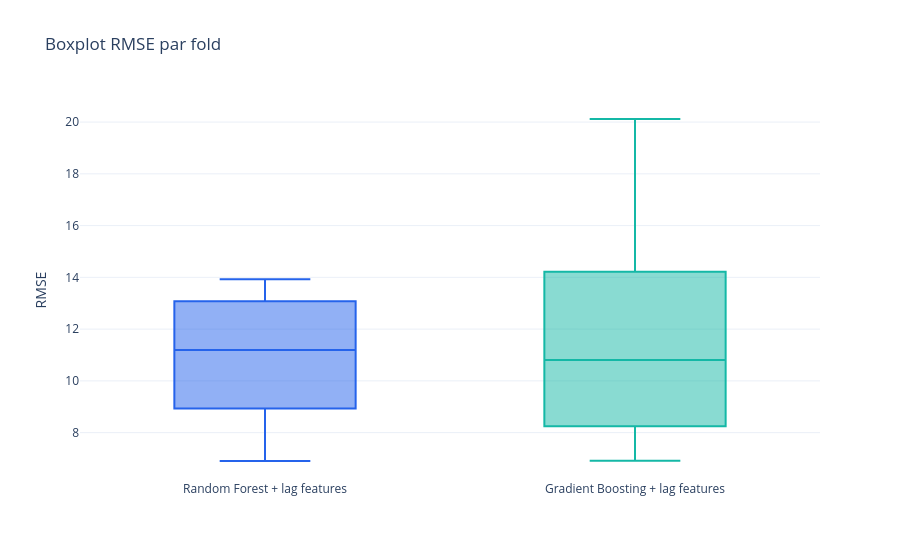
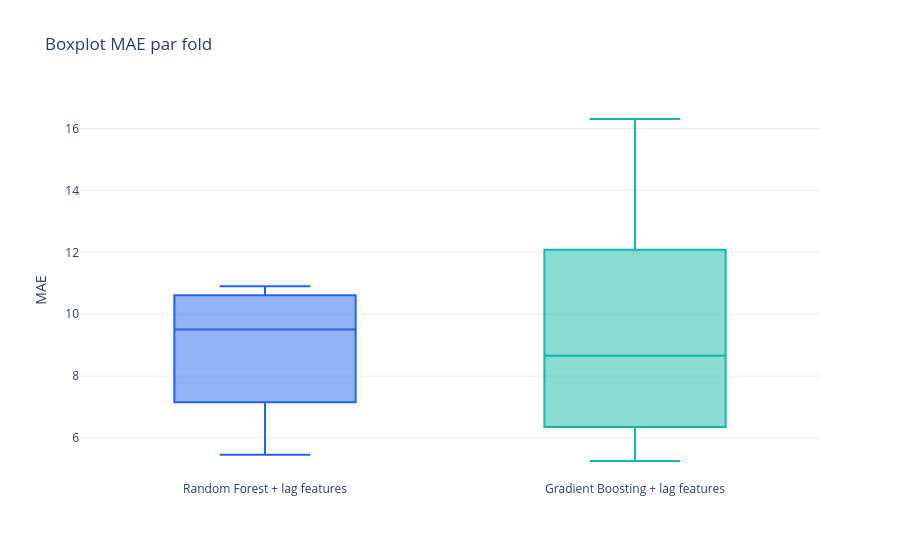
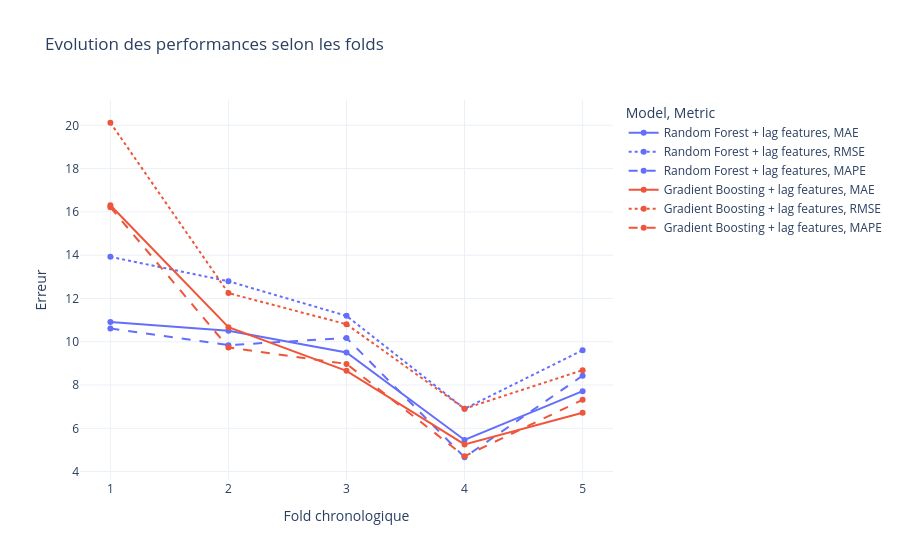

Notebook code for these charts, in order:
### Markdown cell above
## 5.2 Visualisations de robustesse TimeSeriesSplit

### Code cell
fig = px.box(
    cv_results,
    x="Model",
    y="RMSE",
    color="Model",
    color_discrete_sequence=["#2563EB", "#14B8A6"],
    title="Boxplot RMSE par fold",
)
fig.update_layout(template="plotly_white", xaxis_title="", yaxis_title="RMSE", showlegend=False)
fig.show()

fig = px.box(
    cv_results,
    x="Model",
    y="MAE",
    color="Model",
    color_discrete_sequence=["#2563EB", "#14B8A6"],
    title="Boxplot MAE par fold",
)
fig.update_layout(template="plotly_white", xaxis_title="", yaxis_title="MAE", showlegend=False)
fig.show()

cv_long = cv_results.melt(
    id_vars=["Model", "Fold"],
    value_vars=["MAE", "RMSE", "MAPE"],
    var_name="Metric",
    value_name="Value",
)
fig = px.line(
    cv_long,
    x="Fold",
    y="Value",
    color="Model",
    line_dash="Metric",
    markers=True,
    title="Evolution des performances selon les folds",
)
fig.update_layout(template="plotly_white", xaxis_title="Fold chronologique", yaxis_title="Erreur")
fig.show()

### Figure 1 — Plotly figure (JSON) as saved in the notebook; plotly's stock layout.template omitted (floating-point values rounded to 4 significant figures)
{"data": [{"alignmentgroup": "True", "hovertemplate": "Model=%{x}<br>RMSE=%{y}<extra></extra>", "legendgroup": "Random Forest + lag features", "marker": {"color": "#2563EB"}, "name": "Random Forest + lag features", "notched": false, "offsetgroup": "Random Forest + lag features", "orientation": "v", "showlegend": true, "type": "box", "x": ["Random Forest + lag features", "Random Forest + lag features", "Random Forest + lag features", "Random Forest + lag features", "Random Forest + lag features"], "x0": " ", "xaxis": "x", "y": [13.92, 12.8, 11.2, 6.903, 9.609], "y0": " ", "yaxis": "y"}, {"alignmentgroup": "True", "hovertemplate": "Model=%{x}<br>RMSE=%{y}<extra></extra>", "legendgroup": "Gradient Boosting + lag features", "marker": {"color": "#14B8A6"}, "name": "Gradient Boosting + lag features", "notched": false, "offsetgroup": "Gradient Boosting + lag features", "orientation": "v", "showlegend": true, "type": "box", "x": ["Gradient Boosting + lag features", "Gradient Boosting + lag features", "Gradient Boosting + lag features", "Gradient Boosting + lag features", "Gradient Boosting + lag features"], "x0": " ", "xaxis": "x", "y": [20.12, 12.25, 10.81, 6.909, 8.687], "y0": " ", "yaxis": "y"}], "layout": {"boxmode": "overlay", "legend": {"title": {"text": "Model"}, "tracegroupgap": 0}, "showlegend": false, "title": {"text": "Boxplot RMSE par fold"}, "xaxis": {"anchor": "y", "categoryarray": ["Random Forest + lag features", "Gradient Boosting + lag features"], "categoryorder": "array", "domain": [0.0, 1.0], "title": {"text": ""}}, "yaxis": {"anchor": "x", "domain": [0.0, 1.0], "title": {"text": "RMSE"}}}}

### Figure 2 — Plotly figure (JSON) as saved in the notebook; plotly's stock layout.template omitted (floating-point values rounded to 4 significant figures)
{"data": [{"alignmentgroup": "True", "hovertemplate": "Model=%{x}<br>MAE=%{y}<extra></extra>", "legendgroup": "Random Forest + lag features", "marker": {"color": "#2563EB"}, "name": "Random Forest + lag features", "notched": false, "offsetgroup": "Random Forest + lag features", "orientation": "v", "showlegend": true, "type": "box", "x": ["Random Forest + lag features", "Random Forest + lag features", "Random Forest + lag features", "Random Forest + lag features", "Random Forest + lag features"], "x0": " ", "xaxis": "x", "y": [10.91, 10.51, 9.504, 5.461, 7.717], "y0": " ", "yaxis": "y"}, {"alignmentgroup": "True", "hovertemplate": "Model=%{x}<br>MAE=%{y}<extra></extra>", "legendgroup": "Gradient Boosting + lag features", "marker": {"color": "#14B8A6"}, "name": "Gradient Boosting + lag features", "notched": false, "offsetgroup": "Gradient Boosting + lag features", "orientation": "v", "showlegend": true, "type": "box", "x": ["Gradient Boosting + lag features", "Gradient Boosting + lag features", "Gradient Boosting + lag features", "Gradient Boosting + lag features", "Gradient Boosting + lag features"], "x0": " ", "xaxis": "x", "y": [16.31, 10.67, 8.657, 5.256, 6.723], "y0": " ", "yaxis": "y"}], "layout": {"boxmode": "overlay", "legend": {"title": {"text": "Model"}, "tracegroupgap": 0}, "showlegend": false, "title": {"text": "Boxplot MAE par fold"}, "xaxis": {"anchor": "y", "categoryarray": ["Random Forest + lag features", "Gradient Boosting + lag features"], "categoryorder": "array", "domain": [0.0, 1.0], "title": {"text": ""}}, "yaxis": {"anchor": "x", "domain": [0.0, 1.0], "title": {"text": "MAE"}}}}

### Figure 3 — Plotly figure (JSON) as saved in the notebook; plotly's stock layout.template omitted (floating-point values rounded to 4 significant figures)
{"data": [{"hovertemplate": "Model=Random Forest + lag features<br>Metric=MAE<br>Fold=%{x}<br>Value=%{y}<extra></extra>", "legendgroup": "Random Forest + lag features, MAE", "line": {"color": "#636efa", "dash": "solid"}, "marker": {"symbol": "circle"}, "mode": "lines+markers", "name": "Random Forest + lag features, MAE", "orientation": "v", "showlegend": true, "type": "scatter", "x": [1, 2, 3, 4, 5], "xaxis": "x", "y": [10.91, 10.51, 9.504, 5.461, 7.717], "yaxis": "y"}, {"hovertemplate": "Model=Random Forest + lag features<br>Metric=RMSE<br>Fold=%{x}<br>Value=%{y}<extra></extra>", "legendgroup": "Random Forest + lag features, RMSE", "line": {"color": "#636efa", "dash": "dot"}, "marker": {"symbol": "circle"}, "mode": "lines+markers", "name": "Random Forest + lag features, RMSE", "orientation": "v", "showlegend": true, "type": "scatter", "x": [1, 2, 3, 4, 5], "xaxis": "x", "y": [13.92, 12.8, 11.2, 6.903, 9.609], "yaxis": "y"}, {"hovertemplate": "Model=Random Forest + lag features<br>Metric=MAPE<br>Fold=%{x}<br>Value=%{y}<extra></extra>", "legendgroup": "Random Forest + lag features, MAPE", "line": {"color": "#636efa", "dash": "dash"}, "marker": {"symbol": "circle"}, "mode": "lines+markers", "name": "Random Forest + lag features, MAPE", "orientation": "v", "showlegend": true, "type": "scatter", "x": [1, 2, 3, 4, 5], "xaxis": "x", "y": [10.61, 9.842, 10.18, 4.663, 8.432], "yaxis": "y"}, {"hovertemplate": "Model=Gradient Boosting + lag features<br>Metric=MAE<br>Fold=%{x}<br>Value=%{y}<extra></extra>", "legendgroup": "Gradient Boosting + lag features, MAE", "line": {"color": "#EF553B", "dash": "solid"}, "marker": {"symbol": "circle"}, "mode": "lines+markers", "name": "Gradient Boosting + lag features, MAE", "orientation": "v", "showlegend": true, "type": "scatter", "x": [1, 2, 3, 4, 5], "xaxis": "x", "y": [16.31, 10.67, 8.657, 5.256, 6.723], "yaxis": "y"}, {"hovertemplate": "Model=Gradient Boosting + lag features<br>Metric=RMSE<br>Fold=%{x}<br>Value=%{y}<extra></extra>", "legendgroup": "Gradient Boosting + lag features, RMSE", "line": {"color": "#EF553B", "dash": "dot"}, "marker": {"symbol": "circle"}, "mode": "lines+markers", "name": "Gradient Boosting + lag features, RMSE", "orientation": "v", "showlegend": true, "type": "scatter", "x": [1, 2, 3, 4, 5], "xaxis": "x", "y": [20.12, 12.25, 10.81, 6.909, 8.687], "yaxis": "y"}, {"hovertemplate": "Model=Gradient Boosting + lag features<br>Metric=MAPE<br>Fold=%{x}<br>Value=%{y}<extra></extra>", "legendgroup": "Gradient Boosting + lag features, MAPE", "line": {"color": "#EF553B", "dash": "dash"}, "marker": {"symbol": "circle"}, "mode": "lines+markers", "name": "Gradient Boosting + lag features, MAPE", "orientation": "v", "showlegend": true, "type": "scatter", "x": [1, 2, 3, 4, 5], "xaxis": "x", "y": [16.21, 9.734, 8.977, 4.709, 7.317], "yaxis": "y"}], "layout": {"legend": {"title": {"text": "Model, Metric"}, "tracegroupgap": 0}, "title": {"text": "Evolution des performances selon les folds"}, "xaxis": {"anchor": "y", "domain": [0.0, 1.0], "title": {"text": "Fold chronologique"}}, "yaxis": {"anchor": "x", "domain": [0.0, 1.0], "title": {"text": "Erreur"}}}}
